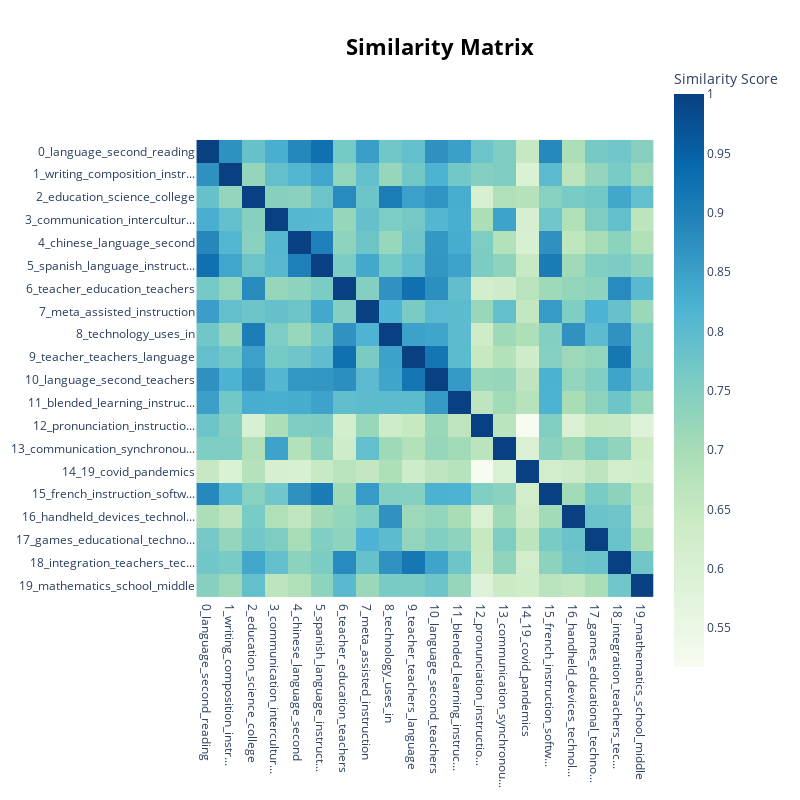

Notebook source saved alongside this figure:
### Code cell
model.visualize_heatmap()

### Figure 1 — Plotly figure (JSON) as saved in the notebook; plotly's stock layout.template omitted (floating-point values rounded to 4 significant figures; data arrays with more than 128 entries replaced by an {"elided": "..."} marker saying what was removed)
{"data": [{"coloraxis": "coloraxis", "hovertemplate": "x: %{x}<br>y: %{y}<br>Similarity Score: %{z}<extra></extra>", "name": "0", "type": "heatmap", "x": ["0_language_second_reading", "1_writing_composition_instr...", "2_education_science_college", "3_communication_intercultur...", "4_chinese_language_second", "5_spanish_language_instruct...", "6_teacher_education_teachers", "7_meta_assisted_instruction", "8_technology_uses_in", "9_teacher_teachers_language", "10_language_second_teachers", "11_blended_learning_instruc...", "12_pronunciation_instructio...", "13_communication_synchronou...", "14_19_covid_pandemics", "15_french_instruction_softw...", "16_handheld_devices_technol...", "17_games_educational_techno...", "18_integration_teachers_tec...", "19_mathematics_school_middle"], "xaxis": "x", "y": ["0_language_second_reading", "1_writing_composition_instr...", "2_education_science_college", "3_communication_intercultur...", "4_chinese_language_second", "5_spanish_language_instruct...", "6_teacher_education_teachers", "7_meta_assisted_instruction", "8_technology_uses_in", "9_teacher_teachers_language", "10_language_second_teachers", "11_blended_learning_instruc...", "12_pronunciation_instructio...", "13_communication_synchronou...", "14_19_covid_pandemics", "15_french_instruction_softw...", "16_handheld_devices_technol...", "17_games_educational_techno...", "18_integration_teachers_tec...", "19_mathematics_school_middle"], "yaxis": "y", "z": {"elided": "20x20 float values"}}], "layout": {"coloraxis": {"colorbar": {"title": {"text": "Similarity Score"}}, "colorscale": [[0, "rgb(247,252,240)"], [0.125, "rgb(224,243,219)"], [0.25, "rgb(204,235,197)"], [0.375, "rgb(168,221,181)"], [0.5, "rgb(123,204,196)"], [0.625, "rgb(78,179,211)"], [0.75, "rgb(43,140,190)"], [0.875, "rgb(8,104,172)"], [1, "rgb(8,64,129)"]]}, "height": 800, "hoverlabel": {"bgcolor": "white", "font": {"family": "Rockwell", "size": 16}}, "legend": {"title": {"text": "Trend"}}, "margin": {"t": 60}, "showlegend": true, "title": {"font": {"color": "Black", "size": 22}, "text": "<b>Similarity Matrix</b>", "x": 0.55, "xanchor": "center", "y": 0.95, "yanchor": "top"}, "width": 800, "xaxis": {"anchor": "y", "constrain": "domain", "domain": [0, 1], "scaleanchor": "y"}, "yaxis": {"anchor": "x", "autorange": "reversed", "constrain": "domain", "domain": [0, 1]}}}
